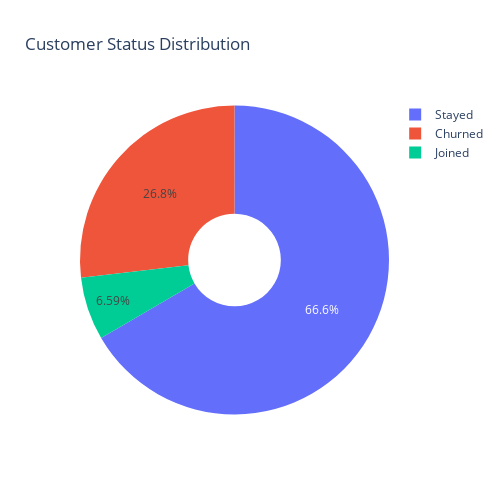

The cell this chart's notebook holds for it:
### Markdown cell above
Total customer count is 6920, percentage of churned is 26.81% and active customer stands at 73.19%.
This shows major imbalance, as active customer is 3 times the churned

### Code cell
print("=" * 60)
print("TARGET ANALYSIS (CUSTOMER CHURN)")
print("=" * 60)

# Churn Distribution
fig = px.pie(
    df,
    names="Customer Status",       
    title="Customer Status Distribution",
    width=500,
    height=500,                       
    hole=0.3
)
fig.show()

### Figure 1 — Plotly figure (JSON) as saved in the notebook; plotly's stock layout.template omitted (floating-point values rounded to 4 significant figures; data arrays with more than 128 entries replaced by an {"elided": "..."} marker saying what was removed)
{"data": [{"domain": {"x": [0, 1], "y": [0, 1]}, "hole": 0.3, "hovertemplate": "Customer Status=%{label}<extra></extra>", "labels": {"elided": "6801 str values"}, "legendgroup": "", "name": "", "showlegend": true, "type": "pie"}], "layout": {"height": 500, "legend": {"tracegroupgap": 0}, "title": {"text": "Customer Status Distribution"}, "width": 500}}
